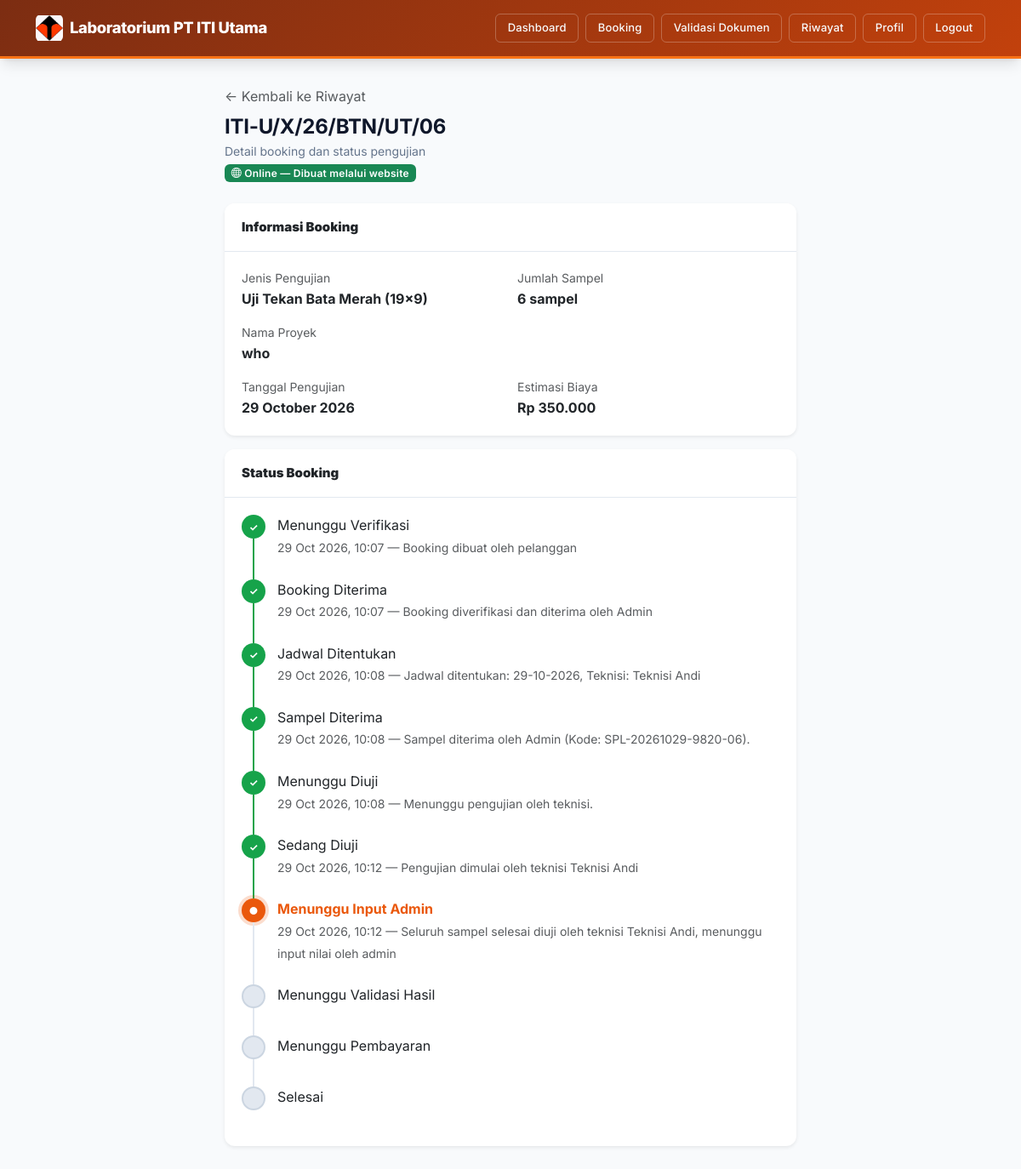
The app's page /pelanggan/detail_booking.php?id=275 (signed in) with its own data.
### tables this page shows
CREATE TABLE `bookings` (
  `id` bigint(20) UNSIGNED NOT NULL,
  `kode_booking` varchar(30) NOT NULL COMMENT 'Contoh: BK-20260716-0001',
  `user_id` bigint(20) UNSIGNED NOT NULL COMMENT 'Pelanggan yang melakukan booking',
  `jenis_pengujian_id` bigint(20) UNSIGNED NOT NULL,
  `penanggung_jawab` varchar(150) NOT NULL,
  `jumlah_sampel` int(10) UNSIGNED NOT NULL DEFAULT 1,
  `tanggal_pengujian_diminta` date NOT NULL,
  `dokumen_persyaratan` varchar(255) DEFAULT NULL COMMENT 'Path file dokumen yang diunggah',
  `estimasi_biaya` decimal(12,2) NOT NULL DEFAULT 0.00,
  `catatan_pelanggan` text DEFAULT NULL,
  `objek_pengujian` varchar(255) DEFAULT NULL,
  `proyek` varchar(255) DEFAULT NULL,
  `lokasi` varchar(255) DEFAULT NULL,
  `supplier` varchar(255) DEFAULT NULL,
  `tipe_booking` enum('online','offline') NOT NULL DEFAULT 'online',
  `bukti_transfer` varchar(255) DEFAULT NULL COMMENT 'Path file bukti transfer pembayaran',
  `status_booking` enum('menunggu_verifikasi','menunggu_pembayaran','pembayaran_diverifikasi','booking_diterima','jadwal_ditentukan','sampel_diterima','menunggu_diuji','sedang_diuji','menunggu_input_admin','validasi_hasil','selesai','ditolak') NOT NULL DEFAULT 'menunggu_verifikasi',
  `alasan_ditolak` text DEFAULT NULL,
  `diverifikasi_oleh` bigint(20) UNSIGNED DEFAULT NULL COMMENT 'Admin yang memverifikasi',
  `diverifikasi_pada` timestamp NULL DEFAULT NULL,
  `diverifikasi_pembayaran_oleh` bigint(20) UNSIGNED DEFAULT NULL,
  `tanggal_pembayaran` timestamp NULL DEFAULT NULL,
  `created_at` timestamp NULL DEFAULT current_timestamp(),
  `updated_at` timestamp NULL DEFAULT current_timestamp() ON UPDATE current_timestamp(),
  `mutu_beton` varchar(20) DEFAULT NULL,
  `sample_berat` decimal(10,2) DEFAULT NULL,
  `sample_diameter` decimal(10,2) DEFAULT NULL,
  `sample_tinggi` decimal(10,2) DEFAULT NULL,
  `sample_bentang_l` decimal(10,2) DEFAULT NULL,
  `sample_dimensi_b` decimal(10,2) DEFAULT NULL,
  `sample_dimensi_h` decimal(10,2) DEFAULT NULL,
  `sample_jenis_baja` varchar(20) DEFAULT NULL,
  `sample_panjang` decimal(10,2) DEFAULT NULL,
  `tambahan_cetak` tinyint(1) NOT NULL DEFAULT 0 COMMENT 'Pemotongan, Setting & Cetak Benda Uji (+250.000)',
  `tambahan_setting` tinyint(1) NOT NULL DEFAULT 0
);

CREATE TABLE `jenis_pengujian` (
  `id` bigint(20) UNSIGNED NOT NULL,
  `kategori` enum('beton','tanah','besi') NOT NULL,
  `nama_pengujian` varchar(150) NOT NULL,
  `deskripsi` text DEFAULT NULL,
  `satuan_sampel` varchar(50) DEFAULT NULL COMMENT 'Contoh: buah, titik, batang',
  `estimasi_durasi_hari` int(10) UNSIGNED DEFAULT NULL COMMENT 'Estimasi lama pengujian dalam hari',
  `harga` decimal(12,2) NOT NULL DEFAULT 0.00,
  `status_aktif` tinyint(1) NOT NULL DEFAULT 1,
  `created_at` timestamp NULL DEFAULT current_timestamp(),
  `updated_at` timestamp NULL DEFAULT current_timestamp() ON UPDATE current_timestamp()
);

CREATE TABLE `riwayat_status` (
  `id` bigint(20) UNSIGNED NOT NULL,
  `booking_id` bigint(20) UNSIGNED NOT NULL,
  `status` enum('menunggu_verifikasi','menunggu_pembayaran','pembayaran_diverifikasi','booking_diterima','jadwal_ditentukan','sampel_diterima','menunggu_diuji','sedang_diuji','menunggu_input_admin','validasi_hasil','selesai','ditolak') NOT NULL,
  `diubah_oleh` bigint(20) UNSIGNED DEFAULT NULL COMMENT 'User (admin/teknisi) yang mengubah status, NULL jika otomatis oleh sistem',
  `keterangan` varchar(255) DEFAULT NULL COMMENT 'Contoh: "Sampel diterima oleh Admin", "Diproses oleh teknisi Andi"',
  `created_at` timestamp NULL DEFAULT current_timestamp()
);

### pelanggan/detail_booking.php (the view, shortened to what this page needs)
<?php
require '../config/database.php';
$user = currentUser($pdo);
$bookingId = (int) ($_GET['id'] ?? 0);
$stmt = $pdo->prepare(
    "SELECT b.*, j.nama_pengujian, j.kategori, j.satuan_sampel
     FROM bookings b
     JOIN jenis_pengujian j ON b.jenis_pengujian_id = j.id
     WHERE b.id = ? AND b.user_id = ?"
);
$stmt->execute([$bookingId, $user['id']]);
$booking = $stmt->fetch();
$stmtRiwayat = $pdo->prepare(
    "SELECT * FROM riwayat_status WHERE booking_id = ? ORDER BY created_at ASC"
);
$stmtRiwayat->execute([$bookingId]);
$riwayat = $stmtRiwayat->fetchAll();
$tipeBooking = $booking['tipe_booking'] ?? 'online';
if ($tipeBooking === 'offline') {
    $urutanTahap = [
        'menunggu_verifikasi' => 'Menunggu Verifikasi',
        'booking_diterima'    => 'Booking Diterima',
        'jadwal_ditentukan'   => 'Jadwal Ditentukan',
        'sampel_diterima'     => 'Sampel Diterima',
        'menunggu_diuji'      => 'Menunggu Diuji',
        'sedang_diuji'        => 'Sedang Diuji',
        'menunggu_input_admin' => 'Menunggu Input Admin',
        'validasi_hasil'      => 'Menunggu Validasi Hasil',
        'menunggu_pembayaran' => 'Menunggu Pembayaran (di Loket)',
        'selesai'             => 'Selesai',
    ];
} else {
    $urutanTahap = [
        'menunggu_verifikasi' => 'Menunggu Verifikasi',
        'booking_diterima'    => 'Booking Diterima',
        'jadwal_ditentukan'   => 'Jadwal Ditentukan',
        'sampel_diterima'     => 'Sampel Diterima',
        'menunggu_diuji'      => 'Menunggu Diuji',
        'sedang_diuji'        => 'Sedang Diuji',
        'menunggu_input_admin' => 'Menunggu Input Admin',
        'validasi_hasil'      => 'Menunggu Validasi Hasil',
        'menunggu_pembayaran' => 'Menunggu Pembayaran',
        'selesai'             => 'Selesai',
    ];
}
$statusTercapai = [];
foreach ($riwayat as $r) {
    $statusTercapai[$r['status']] = $r;
}
$statusSaatIni = $booking['status_booking'];
?>
<!DOCTYPE html>
<html lang="id">
<head>
    <link href="https://cdn.jsdelivr.net/npm/bootstrap@5.3.3/dist/css/bootstrap.min.css" rel="stylesheet">
    <link href="../assets/css/style.css" rel="stylesheet">
    <link href="https://cdn.jsdelivr.net/npm/bootstrap-icons@1.11.3/font/bootstrap-icons.min.css" rel="stylesheet">
</head>
<body>
    <nav class="navbar navbar-expand-lg navbar-custom navbar-pelanggan">
        <div class="container">
            <a class="navbar-brand text-white" href="dashboard.php"><img src="../img1.jpeg" alt="Logo"> Laboratorium PT ITI Utama</a>
            <div class="collapse navbar-collapse" id="navPelanggan">
                <div class="ms-auto d-flex align-items-center gap-2 nav-actions">
                    <a href="dashboard.php" class="btn btn-outline-light btn-sm">Dashboard</a>
                    <a href="booking.php" class="btn btn-outline-light btn-sm">Booking</a>
                    <a href="cek_booking.php" class="btn btn-outline-light btn-sm">Validasi Dokumen</a>
                    <a href="riwayat.php" class="btn btn-outline-light btn-sm">Riwayat</a>
                    <a href="profil.php" class="btn btn-outline-light btn-sm">Profil</a>
                    <a href="../auth/logout.php" class="btn btn-outline-light btn-sm">Logout</a>
                </div>
            </div>
        </div>
    </nav>
    <div class="page-container" style="max-width: 720px;">
        <a href="riwayat.php" class="text-decoration-none text-muted">&larr; Kembali ke Riwayat</a>
        <div class="page-header mt-2">
            <h4><?= htmlspecialchars($booking['kode_booking']) ?></h4>
            <p>Detail booking dan status pengujian</p>
            <?php if ($tipeBooking === 'online'): ?>
                <span class="badge bg-success" style="font-size: 0.75rem;"><i class="bi bi-globe"></i> Online — Dibuat melalui website</span>
            <?php else: ?>
                <span class="badge bg-info" style="font-size: 0.75rem;"><i class="bi bi-building"></i> Offline — Walk-in / Tatap Muka</span>
            <?php endif; ?>
        </div>
        <div class="card border-0 shadow-sm mb-3">
            <div class="card-header bg-white"><strong>Informasi Booking</strong></div>
            <div class="card-body">
                <div class="row g-3">
                    <div class="col-sm-6">
                        <small class="text-muted d-block">Jenis Pengujian</small>
                        <strong><?= htmlspecialchars($booking['nama_pengujian']) ?></strong>
                    </div>
                    <div class="col-sm-6">
                        <small class="text-muted d-block">Jumlah Sampel</small>
                        <strong><?= $booking['jumlah_sampel'] ?> <?= $booking['satuan_sampel'] ?></strong>
                    </div>
                    <?php if (!empty($booking['objek_pengujian'])): ?>
                    <div class="col-12">
                        <small class="text-muted d-block">Nama Proyek</small>
                        <strong><?= htmlspecialchars($booking['objek_pengujian']) ?></strong>
                    </div>
                    <?php endif; ?>
                    <div class="col-sm-6">
                        <small class="text-muted d-block">Tanggal Pengujian</small>
                        <strong><?= $booking['tanggal_pengujian_diminta'] ? date('d F Y', strtotime($booking['tanggal_pengujian_diminta'])) : '-' ?></strong>
                    </div>
                    <div class="col-sm-6">
                        <small class="text-muted d-block">Estimasi Biaya</small>
                        <strong>Rp <?= number_format($booking['estimasi_biaya'], 0, ',', '.') ?></strong>
                    </div>
                </div>
            </div>
        </div>
        <?php if ($statusSaatIni === 'ditolak'): ?>
            <div class="alert alert-danger">
                <strong>Booking Ditolak.</strong>
                <?php if ($booking['alasan_ditolak']): ?>
                    <p class="mb-0 mt-1">Alasan: <?= htmlspecialchars($booking['alasan_ditolak']) ?></p>
                <?php endif; ?>
            </div>
        <?php else: ?>
            <div class="card border-0 shadow-sm mb-3">
                <div class="card-header bg-white"><strong>Status Booking</strong></div>
                <div class="card-body">
                    <?php
                    $tahapKeys = array_keys($urutanTahap);
                    $totalTahap = count($tahapKeys);
                    $semuaSelesai = ($statusSaatIni === 'selesai');
                    foreach ($tahapKeys as $i => $key):
                        $sudahTercapai = isset($statusTercapai[$key]) || $semuaSelesai;
                        $adalahSaatIni = ($key === $statusSaatIni) && !$semuaSelesai;
                        $kelas = $sudahTercapai
                            ? ($adalahSaatIni ? 'timeline-current' : 'timeline-done')
                            : 'timeline-upcoming';
                        $isLast = ($i === $totalTahap - 1);
                    ?>
                    <div class="timeline-item <?= $kelas ?>">
                        <div class="d-flex flex-column align-items-center">
                            <div class="timeline-dot">
                                <?php if ($sudahTercapai && !$adalahSaatIni): ?>
                                    &#10003;
                                <?php elseif ($adalahSaatIni): ?>
                                    &#9679;
                                <?php endif; ?>
                            </div>
                            <?php if (!$isLast): ?>
                                <div class="timeline-line"></div>
                            <?php endif; ?>
                        </div>
                        <div class="pb-4">
                            <p class="mb-0 <?= $adalahSaatIni ? 'fw-bold text-primary' : '' ?>">
                                <?= $urutanTahap[$key] ?>
                            </p>
                            <?php if (isset($statusTercapai[$key])): ?>
                                <small class="text-muted">
                                    <?= $statusTercapai[$key]['created_at'] ? date('d M Y, H:i', strtotime($statusTercapai[$key]['created_at'])) : '-' ?>
                                    <?php if ($statusTercapai[$key]['keterangan']): ?>
                                        &mdash; <?= htmlspecialchars($statusTercapai[$key]['keterangan']) ?>
                                    <?php endif; ?>
                                </small>
                            <?php endif; ?>
                        </div>
                    </div>
                    <?php endforeach; ?>
                </div>
            </div>
        <?php endif; ?>
    </div>
</body>
</html>

### assets/css/style.css (style rules this page uses)
:root { --bs-primary: #ea580c; --bs-primary-rgb: 234, 88, 12; --bs-link-color: #ea580c; --bs-link-hover-color: #c2410c; --primary: #ea580c; --primary-dark: #c2410c; --primary-light: #fff7ed; --secondary: #64748b; --success: #16a34a; --success-light: #dcfce7; --warning: #f59e0b; --warning-light: #fef3c7; --danger: #dc2626; --danger-light: #fee2e2; --info: #0891b2; --info-light: #cffafe; --dark: #1e293b; --gray-50: #f8fafc; --gray-100: #f1f5f9; --gray-200: #e2e8f0; --gray-300: #cbd5e1; --gray-400: #94a3b8; --gray-500: #64748b; --gray-600: #475569; --gray-700: #334155; --gray-800: #1e293b; --gray-900: #0f172a; --white: #ffffff; --shadow-sm: 0 1px 2px 0 rgba(0,0,0,0.05); --shadow: 0 1px 3px 0 rgba(0,0,0,0.1), 0 1px 2px -1px rgba(0,0,0,0.1); --shadow-md: 0 4px 6px -1px rgba(0,0,0,0.1), 0 2px 4px -2px rgba(0,0,0,0.1); --shadow-lg: 0 10px 15px -3px rgba(0,0,0,0.1), 0 4px 6px -4px rgba(0,0,0,0.1); --shadow-xl: 0 20px 25px -5px rgba(0,0,0,0.1), 0 8px 10px -6px rgba(0,0,0,0.1); --radius: 8px; --radius-lg: 12px; --radius-xl: 16px; --transition: all 0.2s ease; }
*, *::before, *::after { box-sizing: border-box; }
body { font-family: 'Inter', -apple-system, BlinkMacSystemFont, 'Segoe UI', Roboto, sans-serif; background: var(--gray-50); color: var(--gray-800); line-height: 1.6; min-height: 100vh; -webkit-font-smoothing: antialiased; }
h1, h2, h3, h4, h5, h6 { font-weight: 700; color: var(--gray-900); letter-spacing: -0.01em; }
.navbar-custom { background: linear-gradient(135deg, #7c2d12 0%, #9a3412 100%); padding: 0.75rem 0; box-shadow: var(--shadow-lg); border-bottom: 3px solid var(--primary); }
.navbar-custom .navbar-brand { font-weight: 800; font-size: 1.15rem; letter-spacing: -0.02em; display: flex; align-items: center; gap: 0.5rem; }
.navbar-custom .navbar-brand img { width: 32px; height: 32px; object-fit: contain; border-radius: 6px; }
.navbar-custom .btn { font-weight: 500; font-size: 0.8125rem; padding: 0.4rem 0.85rem; border-radius: 6px; transition: var(--transition); }
.navbar-custom .btn-outline-light { border-color: rgba(255,255,255,0.25); }
.navbar-pelanggan { background: linear-gradient(135deg, #7c2d12 0%, #c2410c 100%); border-bottom-color: #f97316; }
.page-container { max-width: 1200px; margin: 0 auto; padding: 1.5rem 1rem; }
@media (min-width: 768px) { .page-container { padding: 2rem 1.5rem; } }
.page-header { margin-bottom: 1.5rem; }
.page-header h4 { font-size: 1.5rem; margin-bottom: 0.25rem; }
.page-header p { color: var(--gray-500); font-size: 0.875rem; margin: 0; }
.card { border: 1px solid var(--gray-200); border-radius: var(--radius-lg); box-shadow: var(--shadow-sm); transition: var(--transition); background: var(--white); }
.card-header { background: var(--white); border-bottom: 1px solid var(--gray-200); font-weight: 600; font-size: 0.9375rem; padding: 1rem 1.25rem; border-radius: var(--radius-lg) var(--radius-lg) 0 0 !important; }
.card-body { padding: 1.25rem; }
.badge { font-weight: 600; font-size: 0.6875rem; padding: 0.35em 0.65em; border-radius: 6px; letter-spacing: 0.02em; }
.btn { font-weight: 600; font-size: 0.875rem; border-radius: var(--radius); padding: 0.5rem 1rem; transition: var(--transition); letter-spacing: 0.01em; }
.btn-sm { font-size: 0.8125rem; padding: 0.35rem 0.75rem; border-radius: 6px; }
.timeline-item { display: flex; gap: 14px; }
.timeline-dot { width: 28px; height: 28px; border-radius: 50%; display: flex; align-items: center; justify-content: center; flex-shrink: 0; font-size: 12px; font-weight: 700; }
.timeline-line { width: 2px; flex: 1; min-height: 32px; margin: 0 auto; }
.timeline-done .timeline-dot { background: var(--success); color: var(--white); }
.timeline-done .timeline-line { background: var(--success); }
.timeline-current .timeline-dot { background: var(--primary); color: var(--white); box-shadow: 0 0 0 4px rgba(234,88,12,0.2); }
.timeline-current .timeline-line { background: var(--gray-200); }
.timeline-upcoming .timeline-dot { background: var(--gray-200); border: 2px solid var(--gray-300); }
.timeline-upcoming .timeline-line { background: var(--gray-200); }
html { scroll-behavior: smooth; }

### records on screen
bookings: kode_booking "ITI-U/X/26/BTN/UT/06", jenis_pengujian.nama_pengujian "Uji Tekan Bata Merah (19x9)", jumlah_sampel "6", jenis_pengujian.satuan_sampel "sampel", objek_pengujian "who", tanggal_pengujian_diminta "29 October 2026", estimasi_biaya "350.000"
riwayat_status: key "Menunggu Verifikasi", created_at "29 Oct 2026, 10:07", keterangan "Booking dibuat oleh pelanggan"
riwayat_status: key "Booking Diterima", created_at "29 Oct 2026, 10:07", keterangan "Booking diverifikasi dan diterima oleh Admin"
riwayat_status: key "Jadwal Ditentukan", created_at "29 Oct 2026, 10:08", keterangan "Jadwal ditentukan: 29-10-2026, Teknisi: Teknisi Andi"
riwayat_status: key "Sampel Diterima", created_at "29 Oct 2026, 10:08", keterangan "Sampel diterima oleh Admin (Kode: SPL-20261029-9820-06)."
riwayat_status: key "Menunggu Diuji", created_at "29 Oct 2026, 10:08", keterangan "Menunggu pengujian oleh teknisi."
riwayat_status: key "Sedang Diuji", created_at "29 Oct 2026, 10:12", keterangan "Pengujian dimulai oleh teknisi Teknisi Andi"
riwayat_status: key "Menunggu Input Admin", created_at "29 Oct 2026, 10:12", keterangan "Seluruh sampel selesai diuji oleh teknisi Teknisi Andi, menunggu input nilai oleh admin"

### other values on screen
$urutanTahap[$key] "Menunggu Validasi Hasil"
$urutanTahap[$key] "Menunggu Pembayaran"
$urutanTahap[$key] "Selesai"
